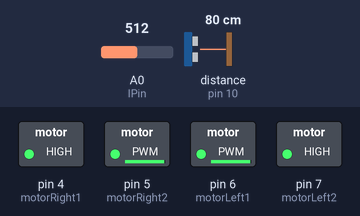
This sketch was run on a simulated Arduino Uno, built with avr-gcc and run on an emulated ATmega328P. Shown: switched loads named in the sketch (green lamp = pin HIGH). Wiring (inferred from the names in the program): ultrasonic range finder: trigger pin 9; echo pin 10. Inputs (shaded band) come from the test bench; at power-on: distance to the obstacle (sensor on pin 10) 80 cm, A0 (IPin) = 512. The echo pulse lasts 58.3 µs per cm; pins used as bus, display or sensor lines are not drawn.

Above: at 1.5 s.
1.6 s: distance to the obstacle (sensor on pin 10) set to 2 cm
At 3.2 s:
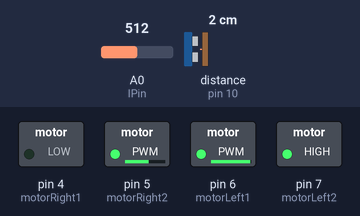
4.0 s: distance to the obstacle (sensor on pin 10) set to 35 cm
At 5.6 s:
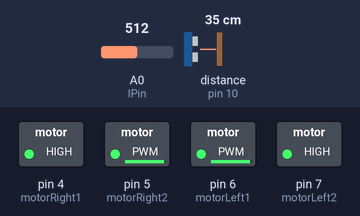
6.2 s: distance to the obstacle (sensor on pin 10) set to 4 cm
At 8.2 s:
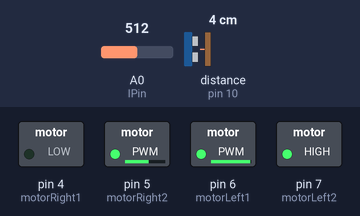
Timing chart, 0 to 9.7 s (numbered marks = the images above; inputs shaded):
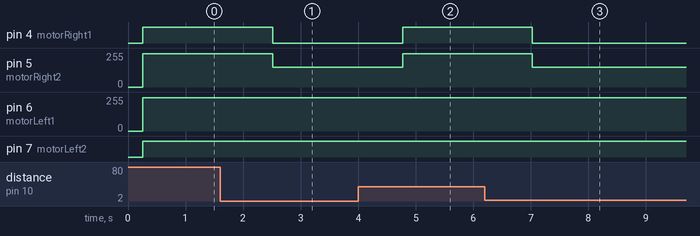

The sketch:

car___________.ino
```cpp
int motorRight1 = 4;       // Правый мотор (5 скорость)
int motorRight2 = 5;
int motorLeft1 = 6;        // Левый мотор (6 скорость)
int motorLeft2 = 7;
int pin_trig = 9;
int pin_echo = 10;
long duration = 0;
long distance_forward = 0;
long distance_left = 0;
float constL = 20;
float constF = 30;
bool rotate_right = false;
bool rotate_left = false;
bool forward = false;
bool stop = false;

int IPin = A0;
int control;               // Управление двигателями.
int motorSpeed;            // Управление скоростью.

void setup() {
  pinMode (motorRight1, OUTPUT);
  pinMode (motorRight2, OUTPUT);

  pinMode (motorLeft1, OUTPUT);
  pinMode (motorLeft2, OUTPUT);

  pinMode(pin_trig, OUTPUT);
  pinMode(pin_echo, INPUT);

  Serial.begin (9600);
}

void loop()
{
  float volts = analogRead(IPin)*0.0048828125;
  float distance_left = 32*pow(volts,-1.10);

  digitalWrite(pin_trig, LOW);
  delayMicroseconds(5);
  digitalWrite(pin_trig, HIGH);
  delayMicroseconds(10);
  digitalWrite(pin_trig, LOW);
  duration = pulseIn(pin_echo, HIGH);
  distance_forward = (duration / 2) / 29.1;
  delay(250);

  update_state();
  direction();

  delay(500);
}

void direction()
{
  if (forward)
  {
    digitalWrite (motorLeft2, HIGH);
    analogWrite (motorLeft1, 250);
    digitalWrite (motorRight1, HIGH);
    analogWrite (motorRight2, 250);
  }

  else if (rotate_right)
  {
    digitalWrite (motorLeft2, HIGH);
    analogWrite (motorLeft1, 250);
    digitalWrite (motorRight1, LOW);
    analogWrite (motorRight2, 150);
  }

  else if (rotate_left)
  {
    digitalWrite (motorLeft2, LOW);
    analogWrite (motorLeft1, 150);
    digitalWrite (motorRight1, HIGH);
    analogWrite (motorRight2, 250);
  }

  else if (stop)
  {
    digitalWrite (motorLeft2, HIGH);
    analogWrite (motorLeft1, 0);
    digitalWrite (motorRight1, HIGH);
    analogWrite (motorRight2, 0);
  }
}

void update_state()
{
  if (distance_forward < constF )
  {
    if (distance_left < constL)
    {
      stop = false;
      rotate_right = true;
      rotate_left = false;
      forward = false;
    }
  }

  else if (distance_left > constL)
  {
    stop = false;
    rotate_right = false;
    rotate_left = true;
    forward = false;
  }

  else if (distance_left < constL && distance_forward > constF )
  {
    stop = false;
    rotate_right = false;
    rotate_left = false;
    forward = true;
  }

  else
  {
    stop = true;
    rotate_right = false;
    rotate_left = false;
    forward = false;
  }
}
```

Measured:
- after the input at 1.6 s, pin 4 (motorRight1): HIGH → LOW after 0.92 s; pin 5 (motorRight2): 250/255 → 150/255 after 0.92 s
- after the input at 4.0 s, pin 4 (motorRight1): LOW → HIGH after 0.77 s; pin 5 (motorRight2): 150/255 → 250/255 after 0.77 s
- after the input at 6.2 s, pin 4 (motorRight1): HIGH → LOW after 0.83 s; pin 5 (motorRight2): 250/255 → 150/255 after 0.83 s
